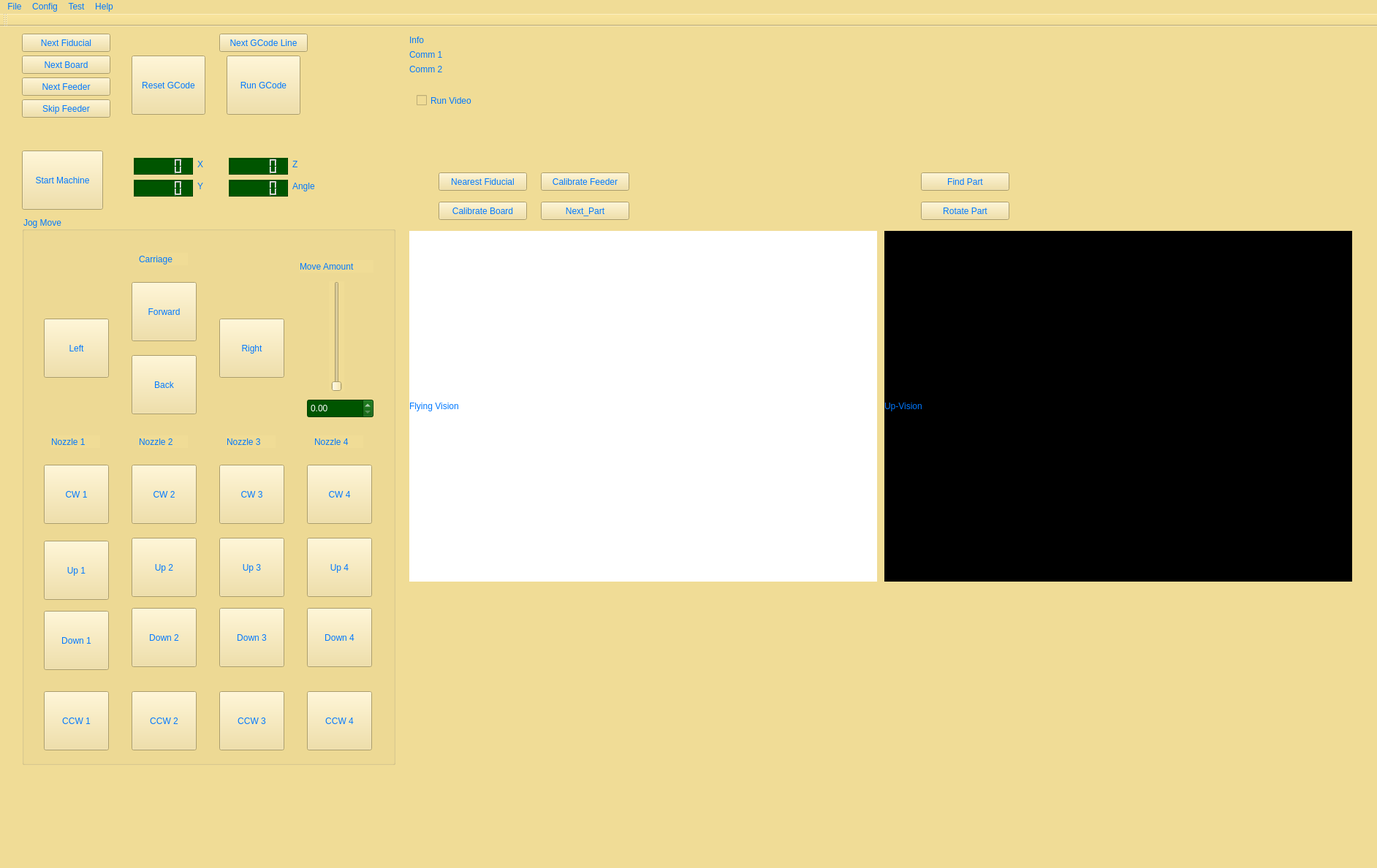
<?xml version="1.0" encoding="UTF-8"?>
<ui version="4.0">
 <class>MainWindow</class>
 <widget class="QMainWindow" name="MainWindow">
  <property name="geometry">
   <rect>
    <x>0</x>
    <y>0</y>
    <width>1884</width>
    <height>1188</height>
   </rect>
  </property>
  <property name="windowTitle">
   <string>MainWindow</string>
  </property>
  <property name="styleSheet">
   <string notr="true"> color: rgb(0, 120, 255);     background-color: rgb(240,220,150);</string>
  </property>
  <widget class="QWidget" name="centralWidget">
   <widget class="QPushButton" name="pushButton_Run_Stop">
    <property name="geometry">
     <rect>
      <x>30</x>
      <y>170</y>
      <width>111</width>
      <height>81</height>
     </rect>
    </property>
    <property name="styleSheet">
     <string notr="true">QStyle::SP_ArrowUp</string>
    </property>
    <property name="text">
     <string>Start Machine</string>
    </property>
   </widget>
   <widget class="QLabel" name="label_6">
    <property name="geometry">
     <rect>
      <x>270</x>
      <y>180</y>
      <width>21</width>
      <height>17</height>
     </rect>
    </property>
    <property name="text">
     <string>X</string>
    </property>
   </widget>
   <widget class="QLCDNumber" name="lcdNumber_X">
    <property name="geometry">
     <rect>
      <x>183</x>
      <y>180</y>
      <width>81</width>
      <height>23</height>
     </rect>
    </property>
    <property name="styleSheet">
     <string notr="true"> color: rgb(255, 89, 242);  background-color: rgb(0, 85, 0);</string>
    </property>
   </widget>
   <widget class="QLCDNumber" name="lcdNumber_Y">
    <property name="geometry">
     <rect>
      <x>183</x>
      <y>210</y>
      <width>81</width>
      <height>23</height>
     </rect>
    </property>
    <property name="styleSheet">
     <string notr="true"> color: rgb(255, 89, 242);  background-color: rgb(0, 85, 0);</string>
    </property>
   </widget>
   <widget class="QLabel" name="label_7">
    <property name="geometry">
     <rect>
      <x>270</x>
      <y>210</y>
      <width>21</width>
      <height>17</height>
     </rect>
    </property>
    <property name="text">
     <string>Y</string>
    </property>
   </widget>
   <widget class="QLCDNumber" name="lcdNumber_Z">
    <property name="geometry">
     <rect>
      <x>313</x>
      <y>180</y>
      <width>81</width>
      <height>23</height>
     </rect>
    </property>
    <property name="styleSheet">
     <string notr="true"> color: rgb(255, 89, 242);  background-color: rgb(0, 85, 0);</string>
    </property>
   </widget>
   <widget class="QLabel" name="label_8">
    <property name="geometry">
     <rect>
      <x>400</x>
      <y>180</y>
      <width>21</width>
      <height>17</height>
     </rect>
    </property>
    <property name="text">
     <string>Z</string>
    </property>
   </widget>
   <widget class="QLCDNumber" name="lcdNumber_Angle">
    <property name="geometry">
     <rect>
      <x>313</x>
      <y>210</y>
      <width>81</width>
      <height>23</height>
     </rect>
    </property>
    <property name="styleSheet">
     <string notr="true"> color: rgb(255, 89, 242);  background-color: rgb(0, 85, 0);</string>
    </property>
   </widget>
   <widget class="QLabel" name="label_9">
    <property name="geometry">
     <rect>
      <x>400</x>
      <y>210</y>
      <width>51</width>
      <height>17</height>
     </rect>
    </property>
    <property name="text">
     <string>Angle</string>
    </property>
   </widget>
   <widget class="my_qlabel" name="label_imageShow">
    <property name="geometry">
     <rect>
      <x>560</x>
      <y>280</y>
      <width>640</width>
      <height>480</height>
     </rect>
    </property>
    <property name="mouseTracking">
     <bool>true</bool>
    </property>
    <property name="styleSheet">
     <string notr="true">background-color: rgb(255, 255, 255);</string>
    </property>
    <property name="text">
     <string>Flying Vision</string>
    </property>
   </widget>
   <widget class="QLabel" name="label_upVision">
    <property name="geometry">
     <rect>
      <x>1210</x>
      <y>280</y>
      <width>640</width>
      <height>480</height>
     </rect>
    </property>
    <property name="styleSheet">
     <string notr="true">background-color: rgb(0, 0, 0);</string>
    </property>
    <property name="text">
     <string>Up-Vision</string>
    </property>
   </widget>
   <widget class="QPushButton" name="pushButton_Next_Fiducial">
    <property name="geometry">
     <rect>
      <x>30</x>
      <y>10</y>
      <width>121</width>
      <height>25</height>
     </rect>
    </property>
    <property name="text">
     <string>Next Fiducial</string>
    </property>
   </widget>
   <widget class="QPushButton" name="pushButton_Next_Feeder">
    <property name="geometry">
     <rect>
      <x>30</x>
      <y>70</y>
      <width>121</width>
      <height>25</height>
     </rect>
    </property>
    <property name="toolTip">
     <string>Move to Next Feeder</string>
    </property>
    <property name="text">
     <string>Next Feeder</string>
    </property>
   </widget>
   <widget class="QPushButton" name="pushButton_Next_GCode_Line">
    <property name="geometry">
     <rect>
      <x>300</x>
      <y>10</y>
      <width>121</width>
      <height>25</height>
     </rect>
    </property>
    <property name="text">
     <string>Next GCode Line</string>
    </property>
   </widget>
   <widget class="QPushButton" name="pushButton_Reset_GCode">
    <property name="geometry">
     <rect>
      <x>180</x>
      <y>40</y>
      <width>101</width>
      <height>81</height>
     </rect>
    </property>
    <property name="styleSheet">
     <string notr="true">QStyle::SP_ArrowUp</string>
    </property>
    <property name="text">
     <string>Reset GCode</string>
    </property>
   </widget>
   <widget class="QPushButton" name="pushButton_Run_GCode">
    <property name="geometry">
     <rect>
      <x>310</x>
      <y>40</y>
      <width>101</width>
      <height>81</height>
     </rect>
    </property>
    <property name="styleSheet">
     <string notr="true">QStyle::SP_ArrowUp</string>
    </property>
    <property name="text">
     <string>Run GCode</string>
    </property>
   </widget>
   <widget class="QPushButton" name="pushButton_Find_Nearest_Fiducial">
    <property name="geometry">
     <rect>
      <x>600</x>
      <y>200</y>
      <width>121</width>
      <height>25</height>
     </rect>
    </property>
    <property name="toolTip">
     <string>Find Nearest Fiducial</string>
    </property>
    <property name="text">
     <string>Nearest Fiducial</string>
    </property>
   </widget>
   <widget class="QPushButton" name="pushButton_Calibrate_Board">
    <property name="geometry">
     <rect>
      <x>600</x>
      <y>240</y>
      <width>121</width>
      <height>25</height>
     </rect>
    </property>
    <property name="toolTip">
     <string>Calibrate Board</string>
    </property>
    <property name="text">
     <string>Calibrate Board</string>
    </property>
   </widget>
   <widget class="QPushButton" name="pushButton_Next_Board">
    <property name="geometry">
     <rect>
      <x>30</x>
      <y>40</y>
      <width>121</width>
      <height>25</height>
     </rect>
    </property>
    <property name="toolTip">
     <string>Move to Next Board</string>
    </property>
    <property name="text">
     <string>Next Board</string>
    </property>
   </widget>
   <widget class="QPushButton" name="pushButton_SkipFeeder">
    <property name="geometry">
     <rect>
      <x>30</x>
      <y>100</y>
      <width>121</width>
      <height>25</height>
     </rect>
    </property>
    <property name="toolTip">
     <string>Skip This Feeder</string>
    </property>
    <property name="text">
     <string>Skip Feeder</string>
    </property>
   </widget>
   <widget class="QGroupBox" name="groupBox">
    <property name="geometry">
     <rect>
      <x>30</x>
      <y>260</y>
      <width>511</width>
      <height>751</height>
     </rect>
    </property>
    <property name="title">
     <string>Jog Move</string>
    </property>
    <widget class="QDoubleSpinBox" name="doubleSpinBox">
     <property name="geometry">
      <rect>
       <x>390</x>
       <y>250</y>
       <width>91</width>
       <height>26</height>
      </rect>
     </property>
     <property name="styleSheet">
      <string notr="true"> color: rgb(255, 255, 255);  background-color: rgb(0, 85, 0);</string>
     </property>
     <property name="maximum">
      <double>499.990000000000009</double>
     </property>
    </widget>
    <widget class="QLabel" name="label_10">
     <property name="geometry">
      <rect>
       <x>380</x>
       <y>60</y>
       <width>101</width>
       <height>17</height>
      </rect>
     </property>
     <property name="text">
      <string>Move Amount</string>
     </property>
    </widget>
    <widget class="QPushButton" name="pushButton_Left">
     <property name="geometry">
      <rect>
       <x>30</x>
       <y>140</y>
       <width>89</width>
       <height>81</height>
      </rect>
     </property>
     <property name="styleSheet">
      <string notr="true">QStyle::SP_ArrowUp</string>
     </property>
     <property name="text">
      <string>Left</string>
     </property>
    </widget>
    <widget class="QLabel" name="label_4">
     <property name="geometry">
      <rect>
       <x>280</x>
       <y>300</y>
       <width>67</width>
       <height>17</height>
      </rect>
     </property>
     <property name="text">
      <string>Nozzle 3</string>
     </property>
    </widget>
    <widget class="QLabel" name="label_2">
     <property name="geometry">
      <rect>
       <x>40</x>
       <y>300</y>
       <width>67</width>
       <height>17</height>
      </rect>
     </property>
     <property name="text">
      <string>Nozzle 1</string>
     </property>
    </widget>
    <widget class="QPushButton" name="pushButton_CCW_4">
     <property name="geometry">
      <rect>
       <x>390</x>
       <y>650</y>
       <width>89</width>
       <height>81</height>
      </rect>
     </property>
     <property name="styleSheet">
      <string notr="true">QStyle::SP_ArrowUp</string>
     </property>
     <property name="text">
      <string>CCW 4</string>
     </property>
    </widget>
    <widget class="QPushButton" name="pushButton_CW_4">
     <property name="geometry">
      <rect>
       <x>390</x>
       <y>340</y>
       <width>89</width>
       <height>81</height>
      </rect>
     </property>
     <property name="styleSheet">
      <string notr="true">QStyle::SP_ArrowUp</string>
     </property>
     <property name="text">
      <string>CW 4</string>
     </property>
    </widget>
    <widget class="QLabel" name="label_3">
     <property name="geometry">
      <rect>
       <x>160</x>
       <y>300</y>
       <width>67</width>
       <height>17</height>
      </rect>
     </property>
     <property name="text">
      <string>Nozzle 2</string>
     </property>
    </widget>
    <widget class="QPushButton" name="pushButton_Up_1">
     <property name="geometry">
      <rect>
       <x>30</x>
       <y>444</y>
       <width>89</width>
       <height>81</height>
      </rect>
     </property>
     <property name="styleSheet">
      <string notr="true">QStyle::SP_ArrowUp</string>
     </property>
     <property name="text">
      <string>Up 1</string>
     </property>
    </widget>
    <widget class="QPushButton" name="pushButton_Down_2">
     <property name="geometry">
      <rect>
       <x>150</x>
       <y>536</y>
       <width>89</width>
       <height>81</height>
      </rect>
     </property>
     <property name="styleSheet">
      <string notr="true">QStyle::SP_ArrowUp</string>
     </property>
     <property name="text">
      <string>Down 2</string>
     </property>
    </widget>
    <widget class="QPushButton" name="pushButton_Down_4">
     <property name="geometry">
      <rect>
       <x>390</x>
       <y>536</y>
       <width>89</width>
       <height>81</height>
      </rect>
     </property>
     <property name="styleSheet">
      <string notr="true">QStyle::SP_ArrowUp</string>
     </property>
     <property name="text">
      <string>Down 4</string>
     </property>
    </widget>
    <widget class="QPushButton" name="pushButton_Up_3">
     <property name="geometry">
      <rect>
       <x>270</x>
       <y>440</y>
       <width>89</width>
       <height>81</height>
      </rect>
     </property>
     <property name="styleSheet">
      <string notr="true">QStyle::SP_ArrowUp</string>
     </property>
     <property name="text">
      <string>Up 3</string>
     </property>
    </widget>
    <widget class="QPushButton" name="pushButton_CCW_1">
     <property name="geometry">
      <rect>
       <x>30</x>
       <y>650</y>
       <width>89</width>
       <height>81</height>
      </rect>
     </property>
     <property name="styleSheet">
      <string notr="true">QStyle::SP_ArrowUp</string>
     </property>
     <property name="text">
      <string>CCW 1</string>
     </property>
    </widget>
    <widget class="QPushButton" name="pushButton_CW_2">
     <property name="geometry">
      <rect>
       <x>150</x>
       <y>340</y>
       <width>89</width>
       <height>81</height>
      </rect>
     </property>
     <property name="styleSheet">
      <string notr="true">QStyle::SP_ArrowUp</string>
     </property>
     <property name="text">
      <string>CW 2</string>
     </property>
    </widget>
    <widget class="QPushButton" name="pushButton_Down_1">
     <property name="geometry">
      <rect>
       <x>30</x>
       <y>540</y>
       <width>89</width>
       <height>81</height>
      </rect>
     </property>
     <property name="styleSheet">
      <string notr="true">QStyle::SP_ArrowUp</string>
     </property>
     <property name="text">
      <string>Down 1</string>
     </property>
    </widget>
    <widget class="QPushButton" name="pushButton_CCW_3">
     <property name="geometry">
      <rect>
       <x>270</x>
       <y>650</y>
       <width>89</width>
       <height>81</height>
      </rect>
     </property>
     <property name="styleSheet">
      <string notr="true">QStyle::SP_ArrowUp</string>
     </property>
     <property name="text">
      <string>CCW 3</string>
     </property>
    </widget>
    <widget class="QPushButton" name="pushButton_Up_4">
     <property name="geometry">
      <rect>
       <x>390</x>
       <y>440</y>
       <width>89</width>
       <height>81</height>
      </rect>
     </property>
     <property name="styleSheet">
      <string notr="true">QStyle::SP_ArrowUp</string>
     </property>
     <property name="text">
      <string>Up 4</string>
     </property>
    </widget>
    <widget class="QLabel" name="label">
     <property name="geometry">
      <rect>
       <x>160</x>
       <y>50</y>
       <width>67</width>
       <height>17</height>
      </rect>
     </property>
     <property name="text">
      <string>Carriage</string>
     </property>
    </widget>
    <widget class="QPushButton" name="pushButton_Right">
     <property name="geometry">
      <rect>
       <x>270</x>
       <y>140</y>
       <width>89</width>
       <height>81</height>
      </rect>
     </property>
     <property name="styleSheet">
      <string notr="true">QStyle::SP_ArrowUp</string>
     </property>
     <property name="text">
      <string>Right</string>
     </property>
    </widget>
    <widget class="QPushButton" name="pushButton_CCW_2">
     <property name="geometry">
      <rect>
       <x>150</x>
       <y>650</y>
       <width>89</width>
       <height>81</height>
      </rect>
     </property>
     <property name="styleSheet">
      <string notr="true">QStyle::SP_ArrowUp</string>
     </property>
     <property name="text">
      <string>CCW 2</string>
     </property>
    </widget>
    <widget class="QLabel" name="label_5">
     <property name="geometry">
      <rect>
       <x>400</x>
       <y>300</y>
       <width>67</width>
       <height>17</height>
      </rect>
     </property>
     <property name="text">
      <string>Nozzle 4</string>
     </property>
    </widget>
    <widget class="QPushButton" name="pushButton_CW_1">
     <property name="geometry">
      <rect>
       <x>30</x>
       <y>340</y>
       <width>89</width>
       <height>81</height>
      </rect>
     </property>
     <property name="styleSheet">
      <string notr="true">QStyle::SP_ArrowUp</string>
     </property>
     <property name="text">
      <string>CW 1</string>
     </property>
    </widget>
    <widget class="QSlider" name="verticalSlider">
     <property name="geometry">
      <rect>
       <x>420</x>
       <y>89</y>
       <width>21</width>
       <height>151</height>
      </rect>
     </property>
     <property name="orientation">
      <enum>Qt::Vertical</enum>
     </property>
    </widget>
    <widget class="QPushButton" name="pushButton_CW_3">
     <property name="geometry">
      <rect>
       <x>270</x>
       <y>340</y>
       <width>89</width>
       <height>81</height>
      </rect>
     </property>
     <property name="styleSheet">
      <string notr="true">QStyle::SP_ArrowUp</string>
     </property>
     <property name="text">
      <string>CW 3</string>
     </property>
    </widget>
    <widget class="QPushButton" name="pushButton_Forward">
     <property name="geometry">
      <rect>
       <x>150</x>
       <y>90</y>
       <width>89</width>
       <height>81</height>
      </rect>
     </property>
     <property name="styleSheet">
      <string notr="true">QStyle::SP_ArrowUp</string>
     </property>
     <property name="text">
      <string>Forward</string>
     </property>
    </widget>
    <widget class="QPushButton" name="pushButton_Down_3">
     <property name="geometry">
      <rect>
       <x>270</x>
       <y>536</y>
       <width>89</width>
       <height>81</height>
      </rect>
     </property>
     <property name="styleSheet">
      <string notr="true">QStyle::SP_ArrowUp</string>
     </property>
     <property name="text">
      <string>Down 3</string>
     </property>
    </widget>
    <widget class="QPushButton" name="pushButton_Up_2">
     <property name="geometry">
      <rect>
       <x>150</x>
       <y>440</y>
       <width>89</width>
       <height>81</height>
      </rect>
     </property>
     <property name="styleSheet">
      <string notr="true">QStyle::SP_ArrowUp</string>
     </property>
     <property name="text">
      <string>Up 2</string>
     </property>
    </widget>
    <widget class="QPushButton" name="pushButton_Reverse">
     <property name="geometry">
      <rect>
       <x>150</x>
       <y>190</y>
       <width>89</width>
       <height>81</height>
      </rect>
     </property>
     <property name="styleSheet">
      <string notr="true">QStyle::SP_ArrowUp</string>
     </property>
     <property name="text">
      <string>Back</string>
     </property>
    </widget>
   </widget>
   <widget class="QPushButton" name="pushButton_Calibrate_Feeder">
    <property name="geometry">
     <rect>
      <x>740</x>
      <y>200</y>
      <width>121</width>
      <height>25</height>
     </rect>
    </property>
    <property name="toolTip">
     <string>Position Flying-Vision at Cal. Pt. for Feeder, then click this</string>
    </property>
    <property name="text">
     <string>Calibrate Feeder</string>
    </property>
   </widget>
   <widget class="QPushButton" name="pushButton_Find_Part">
    <property name="geometry">
     <rect>
      <x>1260</x>
      <y>200</y>
      <width>121</width>
      <height>25</height>
     </rect>
    </property>
    <property name="toolTip">
     <string>Find Part</string>
    </property>
    <property name="text">
     <string>Find Part</string>
    </property>
   </widget>
   <widget class="QPushButton" name="pushButton_Find_Part_2">
    <property name="geometry">
     <rect>
      <x>1260</x>
      <y>240</y>
      <width>121</width>
      <height>25</height>
     </rect>
    </property>
    <property name="toolTip">
     <string>Find Part</string>
    </property>
    <property name="text">
     <string>Rotate Part</string>
    </property>
   </widget>
   <widget class="QPushButton" name="pushButton_Move_to_Next_Part">
    <property name="geometry">
     <rect>
      <x>740</x>
      <y>240</y>
      <width>121</width>
      <height>25</height>
     </rect>
    </property>
    <property name="toolTip">
     <string>Move_to_Next_Part (vision centered)</string>
    </property>
    <property name="text">
     <string>Next_Part</string>
    </property>
   </widget>
   <widget class="QLabel" name="label_comm">
    <property name="geometry">
     <rect>
      <x>560</x>
      <y>30</y>
      <width>751</width>
      <height>17</height>
     </rect>
    </property>
    <property name="text">
     <string>Comm 1</string>
    </property>
   </widget>
   <widget class="QLabel" name="label_comm_2">
    <property name="geometry">
     <rect>
      <x>560</x>
      <y>50</y>
      <width>781</width>
      <height>17</height>
     </rect>
    </property>
    <property name="text">
     <string>Comm 2</string>
    </property>
   </widget>
   <widget class="QLabel" name="label_info">
    <property name="geometry">
     <rect>
      <x>560</x>
      <y>10</y>
      <width>801</width>
      <height>17</height>
     </rect>
    </property>
    <property name="text">
     <string>Info</string>
    </property>
   </widget>
   <widget class="QCheckBox" name="checkBox_runVideo">
    <property name="geometry">
     <rect>
      <x>570</x>
      <y>90</y>
      <width>151</width>
      <height>23</height>
     </rect>
    </property>
    <property name="text">
     <string>Run Video</string>
    </property>
   </widget>
  </widget>
  <widget class="QMenuBar" name="menuBar">
   <property name="geometry">
    <rect>
     <x>0</x>
     <y>0</y>
     <width>1884</width>
     <height>22</height>
    </rect>
   </property>
   <property name="defaultUp">
    <bool>false</bool>
   </property>
   <widget class="QMenu" name="menuFile">
    <property name="title">
     <string>File</string>
    </property>
    <addaction name="actionOpen"/>
    <addaction name="actionLoad_Feeders"/>
    <addaction name="actionLoad_Nozzles"/>
    <addaction name="actionCompile_Job"/>
    <addaction name="actionSave"/>
    <addaction name="actionClose"/>
    <addaction name="separator"/>
    <addaction name="actionExit"/>
    <addaction name="separator"/>
   </widget>
   <widget class="QMenu" name="menuConfig">
    <property name="title">
     <string>Config</string>
    </property>
    <addaction name="actionCnc"/>
    <addaction name="actionConfig_Nozzles"/>
    <addaction name="separator"/>
    <addaction name="actionAdd_Board"/>
    <addaction name="actionAdd_Feeder"/>
    <addaction name="actionAdd_Part"/>
   </widget>
   <widget class="QMenu" name="menuTest">
    <property name="title">
     <string>Test</string>
    </property>
    <addaction name="separator"/>
    <addaction name="actionJog"/>
    <addaction name="actionTeach"/>
   </widget>
   <widget class="QMenu" name="menuHelp">
    <property name="title">
     <string>Help</string>
    </property>
    <addaction name="actionAbout"/>
    <addaction name="actionTutorial"/>
    <addaction name="actionManual"/>
   </widget>
   <addaction name="menuFile"/>
   <addaction name="menuConfig"/>
   <addaction name="menuTest"/>
   <addaction name="menuHelp"/>
  </widget>
  <widget class="QToolBar" name="mainToolBar">
   <attribute name="toolBarArea">
    <enum>TopToolBarArea</enum>
   </attribute>
   <attribute name="toolBarBreak">
    <bool>false</bool>
   </attribute>
  </widget>
  <widget class="QStatusBar" name="statusBar"/>
  <action name="actionOpen">
   <property name="text">
    <string>Open Job</string>
   </property>
  </action>
  <action name="actionClose">
   <property name="text">
    <string>Close Job</string>
   </property>
  </action>
  <action name="actionExit">
   <property name="text">
    <string>Exit</string>
   </property>
  </action>
  <action name="actionCnc">
   <property name="text">
    <string>Config_Cnc</string>
   </property>
  </action>
  <action name="actionJog">
   <property name="text">
    <string>Jog</string>
   </property>
  </action>
  <action name="actionTeach">
   <property name="text">
    <string>Teach</string>
   </property>
  </action>
  <action name="actionSave">
   <property name="text">
    <string>Save</string>
   </property>
  </action>
  <action name="actionAbout">
   <property name="text">
    <string>About</string>
   </property>
  </action>
  <action name="actionTutorial">
   <property name="text">
    <string>Tutorial</string>
   </property>
  </action>
  <action name="actionManual">
   <property name="text">
    <string>Manual</string>
   </property>
  </action>
  <action name="actionAdd_Board">
   <property name="text">
    <string>Config Board</string>
   </property>
  </action>
  <action name="actionAdd_Feeder">
   <property name="text">
    <string>Config Feeders</string>
   </property>
  </action>
  <action name="actionAdd_Part">
   <property name="text">
    <string>Config Parts</string>
   </property>
  </action>
  <action name="actionConfig_Nozzles">
   <property name="text">
    <string>Config Nozzles</string>
   </property>
  </action>
  <action name="actionLoad_Feeders">
   <property name="text">
    <string>Load Feeders</string>
   </property>
  </action>
  <action name="actionCompile_Job">
   <property name="text">
    <string>Compile Job</string>
   </property>
  </action>
  <action name="actionLoad_Nozzles">
   <property name="text">
    <string>Load Nozzles</string>
   </property>
  </action>
 </widget>
 <layoutdefault spacing="6" margin="11"/>
 <customwidgets>
  <customwidget>
   <class>my_qlabel</class>
   <extends>QLabel</extends>
   <header location="global">my_qlabel.h</header>
  </customwidget>
 </customwidgets>
 <resources/>
 <connections/>
</ui>
